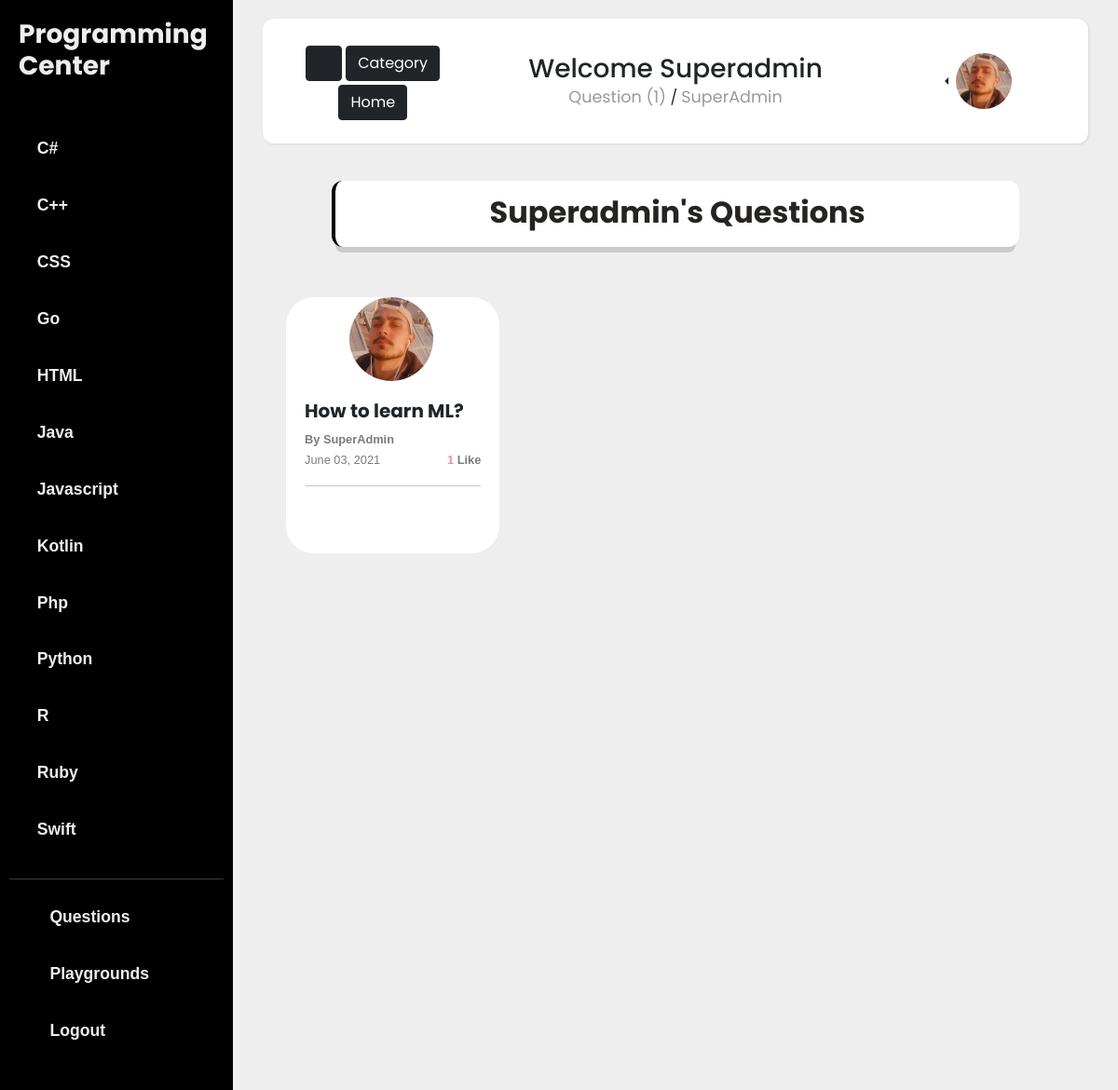
/question/user/superadmin/ (signed in), run on the app's committed database.
### programmingLanguage/models.py (models this page shows, shortened)
class Language(models.Model):
    name = models.CharField(max_length=100, unique=True)
    slug = models.SlugField(max_length=10, unique=True)
    category = TreeManyToManyField(Category, related_name='lang_category')
    detail = RichTextField(blank=True, null=True)
    class Meta:
        ordering = ['name']

class Category(MPTTModel):
    name = models.CharField(max_length=100, unique=True)
    parent = TreeForeignKey('self', null=True, blank=True, related_name='children', on_delete=models.CASCADE)
    slug = models.SlugField(max_length=150, unique=True)
    detail = RichTextField(blank=True, null=True)
    class MPTTMeta:
        order_insertion_by = ['name']
    class Meta:
        verbose_name_plural = 'categories'

### account/models.py (models this page shows, shortened)
class UserBase(AbstractBaseUser, PermissionsMixin):
    email = models.EmailField('email address', unique=True)
    username = models.CharField(max_length=150, unique=True)
    first_name = models.CharField(max_length=150, blank=True)
    last_name = models.CharField(max_length=150, blank=True)
    slug = models.SlugField(max_length=150, unique=True)
    is_active = models.BooleanField(default=False)
    is_staff = models.BooleanField(default=False)
    created = models.DateTimeField(auto_now_add=True)
    updated = models.DateTimeField(auto_now=True)
    objects = CustomAccountManager()
    USERNAME_FIELD = 'email'
    REQUIRED_FIELDS = ['username']
    class Meta:
        verbose_name = 'Account'
        verbose_name_plural = 'Accounts'
    def __str__(self):
        return self.username

class Profile(models.Model):
    user = models.OneToOneField(UserBase, on_delete=models.CASCADE)
    interests = models.ManyToManyField(Language, related_name='user_interests', blank=True)
    slug = models.SlugField(max_length=150, unique=True)
    about = models.TextField(blank=True)
    image = models.ImageField(default='avatar.png', upload_to=user_directory_path)
    stars = models.ManyToManyField(UserBase, related_name='star', default=None, blank=True)
    star_count = models.BigIntegerField(default='0')

### question/models.py (models this page shows, shortened)
class Question(models.Model):
    title = models.CharField(max_length=150, unique=True)
    slug = models.SlugField(max_length=150, unique=True)
    content = RichTextField(null=False, blank=False)
    tags = TreeManyToManyField(Category, related_name='cat_questions')
    author = models.ForeignKey(UserBase, on_delete=models.CASCADE, related_name='questions')
    date_posted = models.DateTimeField(default=timezone.now)
    likes = models.ManyToManyField(UserBase, related_name='like', default=None, blank=True)
    like_count = models.BigIntegerField(default='0')
    class Meta:
        ordering = ['-date_posted']

### question/views.py (the view)
# urls.py: path('user/<slug:slug>/', views.UserQuestionDetailView.as_view(), name='user_question_list'),
class UserQuestionDetailView(DetailView, MultipleObjectMixin):
    model = UserBase
    template_name = 'question/user_question_list.html'
    paginate_by = 6
    def get_context_data(self, **kwargs):
        object_list = Question.objects.filter(author=self.object)
        context = super().get_context_data(object_list=object_list, **kwargs)
        return context

### programmingLanguage/views.py (called while the page is built)
def language_list(request):
    language_list = Language.objects.all()
    context = {
        'language_list': language_list
    }
    return context

### templates/question/user_question_list.html (shortened to what this page needs)
{% extends '../basee.html' %}
{% block content %}
<div class="container-fluid">
    <div class="row">
        <nav class="navbar">
            <div class=" col-lg-3 col-12" style="text-align: center; margin: 10px 0;">
                <button type="button" id="sidebarCollapse" class="btn btn-dark mt-1">
                    <i class="fas fa-align-left"></i>
                </button>
                <a href="{% url 'pl:category' %}" class="btn btn-dark mt-1">Category</a>
                <a href="{% url 'pl:home' %}" class="btn btn-dark mt-1">Home</a>
            </div>
            <div class=" col-lg-6 col-12" style="text-align: center; margin: 10px 0;">
                {% if request.user.is_authenticated %}
                <h3 class="mb-0">Welcome {{request.user.username|title}}</h3>
                {% endif %}
                <a href="{% url 'question:question_list' %}"
                    class="navigation ">Question{{object.questions.count|pluralize}} ({{ object.questions.count }})</a>
                /
                <a href="" class="navigation ">{{object.username}}</a>
            </div>
            <div class="col-lg-3 col-12" style="text-align: center; margin: 10px 0;">
                {% if request.user.is_authenticated %}
                <div class="btn-group  dropstart">
                    <a type="button" class="dropdown-toggle" data-bs-toggle="dropdown" data-toggle="dropdown"
                        aria-haspopup="true" aria-expanded="false">
                        <img src="{{ request.user.profile.image.url }}" alt="" class="rounded-circle" width="60"
                            height="60">
                    </a>
                </div>
                {% else %}
                <div class="row justify-content-center">
                    <a href="{% url 'account:register' %}" class="btn btn-dark col-5"
                        style="margin-right: 5px;">Register</a>
                    <a href="{% url 'account:login' %}" class="btn btn-dark col-5">Log in</a>
                </div>
                {% endif %}
            </div>
        </nav>
    </div>
</div>
<div class="col-10 m-auto">
    <div class="card card-border" >
        <div class="card-body text-center">
            <h2 class=" fw-bold">{{object.username|title}}'s Questions</h2>
        </div>
    </div>
</div>
<div class="row mt-5">
    {% for question in object_list %}
    <div class="col-lg-4 col-12 mt-5">
        <div class="card1 mt-5">
            <div class="con-img">
                <a href="{{question.author.profile.image.url}}">
                    <img class="rounded-circle" width="90" height="90" src="{{question.author.profile.image.url}}"
                        alt="">
                </a>
            </div>
            <div class="con-text lang2">
                <a href="{% url 'question:question_detail' question.slug %}">
                    <h5 class="fw-bold">{{question.title|truncatechars:25}}</h5>
                </a>
                <a href="{% url 'account:profile' object.slug %}">
                    <p class="my-0 fw-bold">By {{question.author}}</p>
                </a>
                <div class="row">
                    <p class="col-6 my-0">{{question.date_posted|date:'F d, Y'}}</p>
                    <p class="col-6  my-0 fw-bold text-end"><span class="web-icon" id="like_count">{{question.like_count}}</span> Like{{question.like_count|pluralize }}</p>
                </div>
                <hr>
                {% for tag in question.tags.all %}
                {% if tag.name == 'Games' %}
                <i class="fas fa-gamepad game-icon"></i>
                {% elif tag.name == 'Web' %}
                <i class="fas fa-globe  web-icon"></i>
                {% elif tag.name == 'Front-end' %}
                <i class="fas fa-palette web-icon"></i>
                {% elif tag.name == 'Back-end' %}
                <i class="fas fa-server web-icon"></i>
                {% elif tag.name == "Data Science" %}
                <i class="fas fa-flask data-icon"></i>
                {% elif tag.name == 'Artificial Intelligence' %}
                <i class="fas fa-brain data-icon"></i>
                {% elif tag.name == 'Machine Learning' %}
                <i class="fas fa-robot data-icon"></i>
                {% elif tag.name == 'Mobile' %}
                <i class="fas fa-mobile mobile-icon"></i>
                {% elif tag.name == 'Android' %}
                <i class="fab fa-android mobile-icon"></i>
                {% elif tag.name == 'IOS' %}
                <i class="fab fa-apple mobile-icon"></i>
                {% endif %}
                {% endfor %}
            </div>
        </div>
    </div>
    {% endfor %}
</div>
{% endblock %}

### templates/basee.html (shortened to what this page needs)
{% load static %}
<!doctype html>
<html lang="en">
<head>
    <link href="https://cdn.jsdelivr.net/npm/bootstrap@5.0.0-beta2/dist/css/bootstrap.min.css" rel="stylesheet"
>
    <link href="{% static 'fontawesome_free/css/all.min.css' %}" rel="stylesheet" type="text/css">
    <link rel="stylesheet" href="https://cdn.jsdelivr.net/gh/devicons/devicon@v2.10.1/devicon.min.css">
    <link href="{% static 'css/sidebar.css' %}" rel="stylesheet">
    <link href="{% static 'css/card.css' %}" rel="stylesheet">
    <link href="{% static 'css/card1.css' %}" rel="stylesheet">
</head>
<body>
    <div class="wrapper">
        <nav id="sidebar">
            <div class="sidebar-header">
                <a href="{% url 'pl:home' %}">
                <h3 class="fw-bold">Programming Center</h3>
                </a>
            </div>
            <ul class="components">
                {% for lang in language_list %}
                <li>
                    <a href="{% url 'pl:languages_detail' lang.slug %}">
                        <p class="fw-bold">{{lang.name}}</p>
                    </a>
                </li>
                {% endfor %}
                <hr>
                <li>
                    <a href="{% url 'question:question_list' %}">
                        <i class="fas fa-question y-icon"></i>
                        <p class="fw-bold">Questions</p>
                    </a>
                </li>
                <li>
                    <a href="{% url 'editor:home' %}">
                        <i class="fas fa-file-code game-icon"></i>
                        <p class="fw-bold">Playgrounds</p>
                    </a>
                </li>
                {% if request.user.is_authenticated %}
                <li>
                    <a href="{% url 'account:logout' %}">
                        <i class="fas fa-power-off web-icon"></i>
                        <p class="fw-bold">Logout</p>
                    </a>
                </li>
                {% endif %}
            </ul>
        </nav>
        <div id="content">
            <main class="container">
                {% block content %}
                {% endblock %}
            </main>
        </div>
    </div>
</body>
</html>

### static/css/sidebar.css (style rules this page uses)
:root { --mainColor: #fff; }
body { font-family: 'Poppins', sans-serif; background: #eee; }
p { font-family: sans-serif, 'Poppins'; font-size: 1em; font-weight: 300; line-height: 1.7em; }
a { color: inherit; text-decoration: none; transition: all 0.3s; }
.navbar { padding: 15px 10px; background: #fff; border: none; border-radius: 12px; margin-bottom: 40px; box-shadow: 1px 1px 3px rgba(0, 0, 0, 0.1); }
i, span { display: inline-block; }
.wrapper { display: flex; align-items: stretch; }
#sidebar { min-width: 250px; max-width: 250px; background: #000; color: #eee; transition: all 0.3s; }
#sidebar .sidebar-header { padding: 20px; background: #000; }
#sidebar ul.components { position: relative; padding: 20px 10px; }
#sidebar ul li a { padding: 10px 10px 5px; font-size: 1.1em; display: block; background: linear-gradient(to right, var(--mainColor) 0%, var(--mainColor) 100%); background-position: 0 0 ; background-repeat: repeat-x; background-size: 1px 0; transition: background-size .5s; }
#sidebar ul.components li a p { display: inline-block; margin-left: 15px; }
#content { width: 100%; padding: 20px; min-height: 100vh; transition: all 0.3s; }

### static/css/card.css (style rules this page uses)
.card { border-radius: 12px; box-shadow: 0 10px 0 -4px rgba(0, 0, 0, 0.15); background-color: #FFFFFF; color: #252422; margin-bottom: 20px; position: relative; border: 0 none; transition: transform 300ms cubic-bezier(0.34, 2, 0.6, 1), box-shadow 200ms ease; }
.card-border { border-left: 4px solid black; }
.card .card-body { padding: 15px 15px 10px 15px; }
a.navigation { color: #9A9A9A; font-size: 1.1rem; }
.lang2 { font-size: 1.5rem; }
.web-icon { color: #d9534f; }
.game-icon { color: #5cb85c; }
.data-icon { color: #0275d8; }
.y-icon { color: #f0ad4e; }

### static/css/card1.css (style rules this page uses)
.card1 .con-text { padding: 20px; }
.card1 .con-img { width: calc(100% -60px); margin: 0 38px; margin-top: -90px; display: flex; align-items: center; justify-content: center; transition: all .35s ease-out; }
.con-text p { font-family: 'Montserrat', sans-serif; font-size: .8rem; opacity: .6; margin-top: 10px; }
.card1 { background: #fff; border-radius: 30px; position: relative; z-index: 10; margin: 25px; transition: all .25s ease-out; box-shadow: 0 0 0 0 rgba(0, 0, 0, 0.08); cursor: pointer; }

### data on the page
Language: name "C#"
Language: name "C++"
Language: name "CSS"
Language: name "Go"
Language: name "HTML"
Language: name "Java"
Language: name "Javascript"
Language: name "Kotlin"
Language: name "Php"
Language: name "Python"
Language: name "R"
Language: name "Ruby"
Language: name "Swift"
UserBase: user.username "Superadmin", questions.count "1", username "SuperAdmin", user.profile.image (picture), username "Superadmin"
Question: author.profile.image (picture), title "How to learn ML?", author "SuperAdmin", date_posted "June 03, 2021", like_count "1"
Category: name "Data Science" (drawn)
Category: name "Machine Learning" (drawn)
